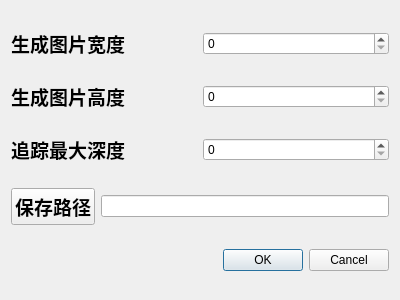
<?xml version="1.0" encoding="UTF-8"?>
<ui version="4.0">
 <class>RayTracingDialog</class>
 <widget class="QDialog" name="RayTracingDialog">
  <property name="geometry">
   <rect>
    <x>0</x>
    <y>0</y>
    <width>400</width>
    <height>300</height>
   </rect>
  </property>
  <property name="sizePolicy">
   <sizepolicy hsizetype="Fixed" vsizetype="Fixed">
    <horstretch>0</horstretch>
    <verstretch>0</verstretch>
   </sizepolicy>
  </property>
  <property name="minimumSize">
   <size>
    <width>400</width>
    <height>300</height>
   </size>
  </property>
  <property name="maximumSize">
   <size>
    <width>400</width>
    <height>300</height>
   </size>
  </property>
  <property name="windowTitle">
   <string>Dialog</string>
  </property>
  <layout class="QVBoxLayout" name="verticalLayout">
   <item>
    <layout class="QHBoxLayout" name="horizontalLayout">
     <item>
      <widget class="QLabel" name="label">
       <property name="font">
        <font>
         <family>Consolas</family>
         <pointsize>14</pointsize>
         <weight>75</weight>
         <bold>true</bold>
        </font>
       </property>
       <property name="text">
        <string>生成图片宽度</string>
       </property>
      </widget>
     </item>
     <item>
      <widget class="QSpinBox" name="widthSpinBox"/>
     </item>
    </layout>
   </item>
   <item>
    <layout class="QHBoxLayout" name="horizontalLayout_2">
     <item>
      <widget class="QLabel" name="label_2">
       <property name="font">
        <font>
         <family>Consolas</family>
         <pointsize>14</pointsize>
         <weight>75</weight>
         <bold>true</bold>
        </font>
       </property>
       <property name="text">
        <string>生成图片高度</string>
       </property>
      </widget>
     </item>
     <item>
      <widget class="QSpinBox" name="heightSpinBox"/>
     </item>
    </layout>
   </item>
   <item>
    <layout class="QHBoxLayout" name="horizontalLayout_3">
     <item>
      <widget class="QLabel" name="label_3">
       <property name="font">
        <font>
         <family>Consolas</family>
         <pointsize>14</pointsize>
         <weight>75</weight>
         <bold>true</bold>
        </font>
       </property>
       <property name="text">
        <string>追踪最大深度</string>
       </property>
      </widget>
     </item>
     <item>
      <widget class="QSpinBox" name="depthSpinBox"/>
     </item>
    </layout>
   </item>
   <item>
    <layout class="QHBoxLayout" name="horizontalLayout_4">
     <item>
      <widget class="QPushButton" name="pushButton">
       <property name="font">
        <font>
         <family>Consolas</family>
         <pointsize>14</pointsize>
         <weight>75</weight>
         <bold>true</bold>
        </font>
       </property>
       <property name="text">
        <string>保存路径</string>
       </property>
      </widget>
     </item>
     <item>
      <widget class="QLineEdit" name="fileLineEdit">
       <property name="readOnly">
        <bool>true</bool>
       </property>
      </widget>
     </item>
    </layout>
   </item>
   <item>
    <widget class="QDialogButtonBox" name="buttonBox">
     <property name="orientation">
      <enum>Qt::Horizontal</enum>
     </property>
     <property name="standardButtons">
      <set>QDialogButtonBox::Cancel|QDialogButtonBox::Ok</set>
     </property>
    </widget>
   </item>
  </layout>
 </widget>
 <resources/>
 <connections>
  <connection>
   <sender>buttonBox</sender>
   <signal>accepted()</signal>
   <receiver>RayTracingDialog</receiver>
   <slot>accept()</slot>
   <hints>
    <hint type="sourcelabel">
     <x>248</x>
     <y>254</y>
    </hint>
    <hint type="destinationlabel">
     <x>157</x>
     <y>274</y>
    </hint>
   </hints>
  </connection>
  <connection>
   <sender>buttonBox</sender>
   <signal>rejected()</signal>
   <receiver>RayTracingDialog</receiver>
   <slot>reject()</slot>
   <hints>
    <hint type="sourcelabel">
     <x>316</x>
     <y>260</y>
    </hint>
    <hint type="destinationlabel">
     <x>286</x>
     <y>274</y>
    </hint>
   </hints>
  </connection>
 </connections>
</ui>
